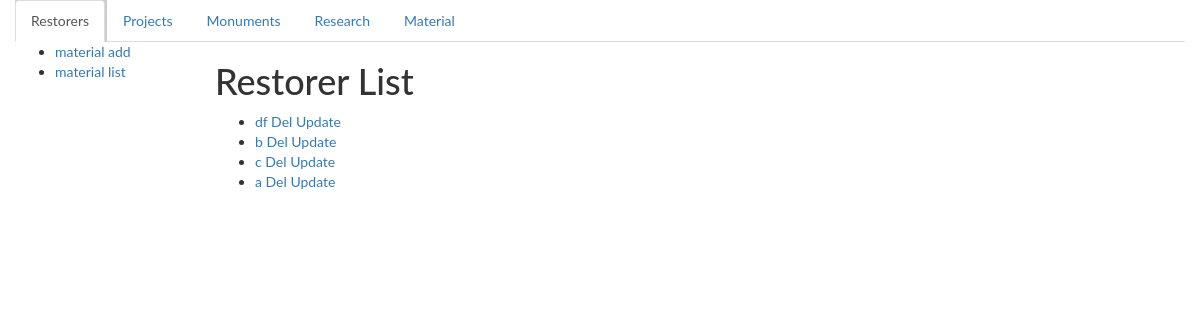
/material/list, run on the app's committed database.
### catalogWeb/models.py (models this page shows)
class Material(models.Model):
    name = models.CharField(max_length=45)
    description = models.CharField(max_length=200) #general info
    def __str__(self):
        return '%s' % self.name  #self.MaterialDefinition.name

### catalogWeb/views.py (the view)
# urls.py: url(r'material/list', views.MaterialView.as_view(), name='materialList'),
class MaterialView(generic.ListView):
    model = Material
    paginate_by = 4

### catalogWeb/templates/catalogWeb/material_list.html
{% extends "base_generic.html" %}
{% block sidebar %}
  <ul class="sidebar-nav">
    <li><a href="{% url 'materialCreate' %}">material add</a></li>
    <li><a href="{% url 'materialList' %}">material list</a></li>
  </ul>
{% endblock sidebar %}
{% block content %}
    <h1>Restorer List</h1>
    {% if material_list %}
    <ul>
      {% for material in material_list %}
      <li>
        <a href="{% url 'materialDetail' material.id %}"> {{  material }}</a>
          <a href="{% url 'materialDelete' material.id %}"> Del</a>
            <a href="{% url 'materialUpdate' material.id %}"> Update</a>
      </li>
      {% endfor %}
    </ul>
    {% else %}
      <p>There are no books in the library.</p>
    {% endif %}
{% endblock %}

### catalogWeb/static/catalogWeb/css/mystyle.css (style rules this page uses)
body { font-family: "Lato", sans-serif; }

### data on the page
Material: name "df"
Material: name "b"
Material: name "c"
Material: name "a"
